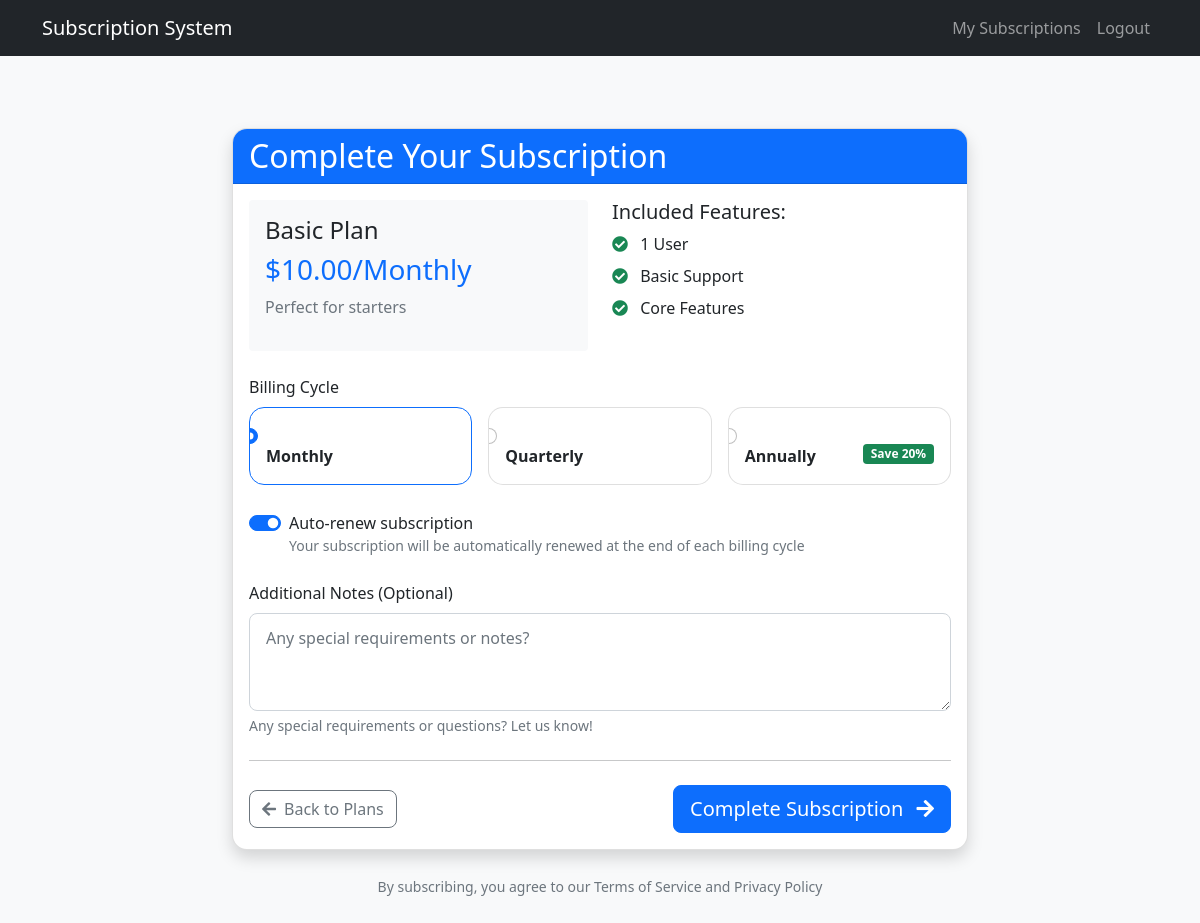
Screenshot of /subscriptions/subscribe/1/ (signed in) with the database file from the repository.
### subscriptions/models.py (models this page shows, shortened)
class SubscriptionPlan(models.Model):
    BILLING_CYCLES = [
        ("monthly", "Monthly"),
        ("quarterly", "Quarterly"),
        ("annually", "Annually"),
    ]
    name = models.CharField(max_length=100)
    description = models.TextField()
    price = models.DecimalField(max_digits=10, decimal_places=2)
    features = models.JSONField(default=list)
    billing_cycle = models.CharField(
        max_length=20, choices=BILLING_CYCLES, default="monthly"
    )
    is_active = models.BooleanField(default=True)
    created_at = models.DateTimeField(auto_now_add=True)
    updated_at = models.DateTimeField(auto_now=True)

### subscriptions/views.py (the view)
# urls.py: path("subscribe/<int:plan_id>/", views.subscribe, name="subscribe"),
@login_required
def subscribe(request, plan_id):
    plan = get_object_or_404(SubscriptionPlan, id=plan_id, is_active=True)
    if request.method == "POST":
        form = SubscriptionForm(request.POST)
        if form.is_valid():
            subscription = form.save(commit=False)
            subscription.user = request.user
            subscription.plan = plan
            subscription.status = "active"
            subscription.start_date = timezone.now()
            if subscription.billing_cycle == "monthly":
                months = 1
            elif subscription.billing_cycle == "quarterly":
                months = 3
            else:  # annually
                months = 12
            subscription.end_date = subscription.start_date + timedelta(
                days=30 * months
            )
            subscription.amount_paid = plan.price
            subscription.save()
            messages.success(request, f"Successfully subscribed to {plan.name}!")
            return redirect("subscription_detail")
    else:
        form = SubscriptionForm(initial={"billing_cycle": plan.billing_cycle})
    return render(request, "subscriptions/subscribe.html", {"form": form, "plan": plan})

### subscriptions/forms.py
class SubscriptionForm(forms.ModelForm):
    class Meta:
        model = Subscription
        fields = ["billing_cycle", "auto_renew", "notes"]
        widgets = {
            "billing_cycle": forms.Select(attrs={"class": "form-control"}),
            "auto_renew": forms.CheckboxInput(attrs={"class": "form-check-input"}),
            "notes": forms.Textarea(
                attrs={
                    "class": "form-control",
                    "rows": 3,
                    "placeholder": "Any special requirements or notes?",
                }
            ),
        }

### templates/subscriptions/subscribe.html (shortened to what this page needs)
{% extends "base.html" %}
{% block content %}
<div class="container py-5">
    <div class="row justify-content-center">
        <div class="col-lg-8">
            <div class="card shadow">
                <div class="card-header bg-primary text-white">
                    <h2 class="mb-0">Complete Your Subscription</h2>
                </div>
                <div class="card-body">
                    <div class="row mb-4">
                        <div class="col-md-6">
                            <div class="plan-summary p-3 bg-light rounded">
                                <h4>{{ plan.name }}</h4>
                                <h3 class="text-primary">${{ plan.price }}/{{ plan.get_billing_cycle_display }}</h3>
                                <p class="text-muted">{{ plan.description }}</p>
                            </div>
                        </div>
                        <div class="col-md-6">
                            <h5>Included Features:</h5>
                            <ul class="list-unstyled">
                                {% for feature in plan.features %}
                                    <li class="mb-2">
                                        <i class="fas fa-check-circle text-success me-2"></i>
                                        {{ feature }}
                                    </li>
                                {% endfor %}
                            </ul>
                        </div>
                    </div>
                    <form method="post" class="needs-validation" novalidate>
                        <div class="mb-4">
                            <label class="form-label">Billing Cycle</label>
                            <div class="row g-3">
                                {% for value, label in form.billing_cycle.field.choices %}
                                    <div class="col-md-4">
                                        <div class="form-check card p-3 {% if forloop.first %}border-primary{% endif %}">
                                            <input type="radio"
                                                   name="billing_cycle"
                                                   value="{{ value }}"
                                                   class="form-check-input"
                                                   id="cycle_{{ value }}"
                                                   {% if forloop.first %}checked{% endif %}>
                                            <label class="form-check-label w-100" for="cycle_{{ value }}">
                                                <strong>{{ label }}</strong>
                                                {% if value == 'annually' %}
                                                    <span class="badge bg-success float-end">Save 20%</span>
                                                {% endif %}
                                            </label>
                                        </div>
                                    </div>
                                {% endfor %}
                            </div>
                        </div>
                        <div class="mb-4">
                            <div class="form-check form-switch">
                                {{ form.auto_renew }}
                                <label class="form-check-label" for="{{ form.auto_renew.id_for_label }}">
                                    Auto-renew subscription
                                    <small class="text-muted d-block">
                                        Your subscription will be automatically renewed at the end of each billing cycle
                                    </small>
                                </label>
                            </div>
                        </div>
                        <div class="mb-4">
                            <label for="{{ form.notes.id_for_label }}" class="form-label">
                                Additional Notes (Optional)
                            </label>
                            {{ form.notes }}
                            <div class="form-text">
                                Any special requirements or questions? Let us know!
                            </div>
                        </div>
                        <hr class="my-4">
                        <div class="d-flex justify-content-between align-items-center">
                            <a href="{% url 'plan_list' %}" class="btn btn-outline-secondary">
                                <i class="fas fa-arrow-left me-2"></i>Back to Plans
                            </a>
                            <button type="submit" class="btn btn-primary btn-lg">
                                Complete Subscription
                                <i class="fas fa-arrow-right ms-2"></i>
                            </button>
                        </div>
                    </form>
                </div>
            </div>
            <div class="text-center mt-4">
                <small class="text-muted">
                    By subscribing, you agree to our Terms of Service and Privacy Policy
                </small>
            </div>
        </div>
    </div>
</div>
{% endblock %}

### templates/base.html (style rules this page uses)
body { background-color: #f8f9fa; }
.card { border-radius: 15px; overflow: hidden; }
.btn { border-radius: 8px; }
.form-control, .form-select { border-radius: 8px; padding: 0.75rem 1rem; }

### rows the page displays
SubscriptionPlan: name "Basic Plan", price "10.00", billing_cycle "Monthly", description "Perfect for starters"

### other values shown
{{ feature }} "1 User" "Basic Support" "Core Features"
{{ label }} "Monthly" "Quarterly" "Annually"
